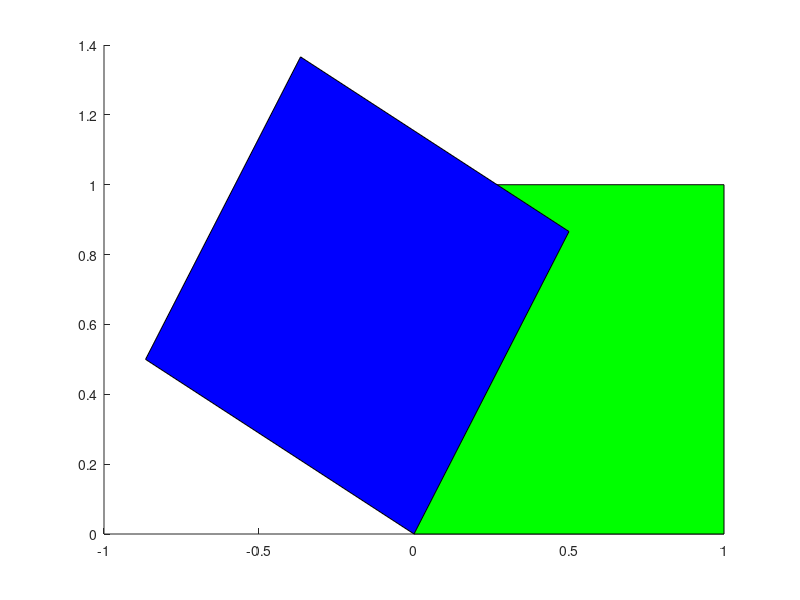

The MATLAB script that drew this image:
clear; clf; hold on;
RT = inline('[cos(t) -sin(t); sin(t) cos(t)]');
Box = [0 1 1 0 0; 0 0 1 1 0];
fill(Box(1,:), Box(2,:), 'g');
RTBox = RT(pi/3)*Box;
fill(RTBox(1,:), RTBox(2,:), 'b');
